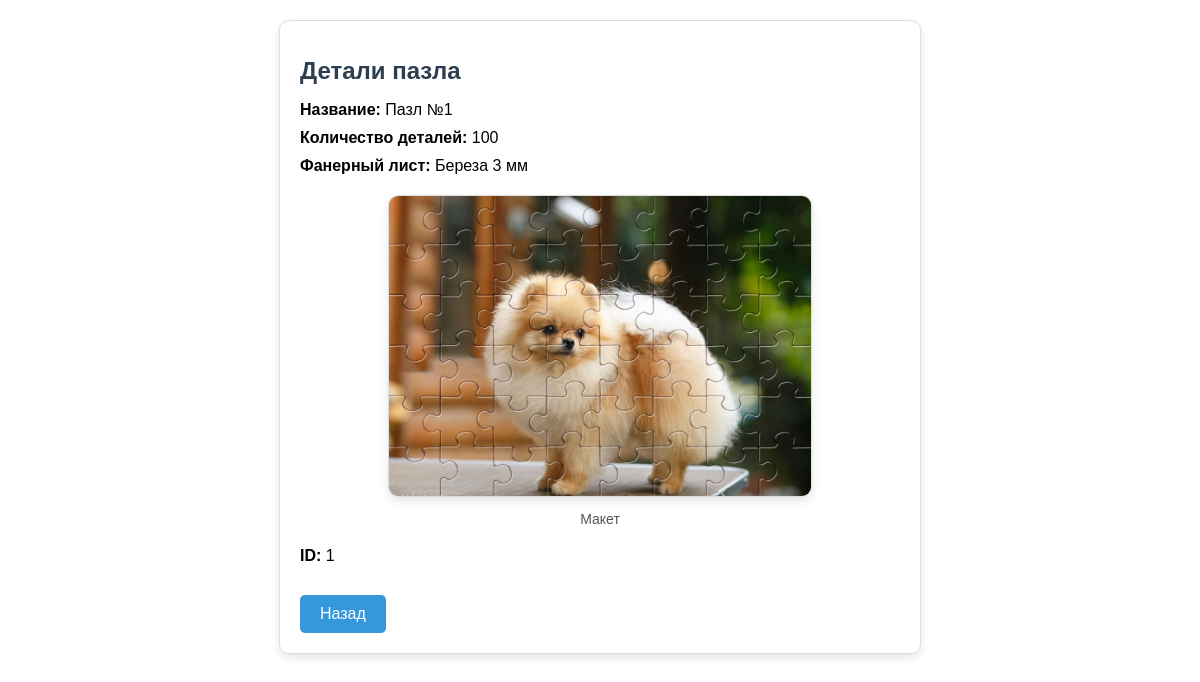
The app's page /puzzle_card/1 with its own data.
### app.py (models this page shows)
class Puzzle(Base):
    __tablename__ = 'puzzles'
    id = Column(Integer, primary_key=True)
    name = Column(String, nullable=False)
    piece_count = Column(Integer, nullable=False)
    plywood_sheet_id = Column(Integer, ForeignKey('plywood_sheets.id'), nullable=False)
    image_path = Column(String, nullable=True)
    plywood_sheet = relationship("PlywoodSheet", backref="puzzles")

class PlywoodSheet(Base):
    __tablename__ = 'plywood_sheets'
    id = Column(Integer, primary_key=True)
    wood_type_id = Column(Integer, ForeignKey('wood_types.id'), nullable=False)
    thickness = Column(Float, nullable=False)
    name = Column(String, nullable=False)
    wood_type = relationship("WoodType", backref="plywood_sheets")

### app.py (the view)
@app.route('/puzzle_card/<int:puzzle_id>', methods=['GET'])
def puzzle_card(puzzle_id):
    puzzle = session.query(Puzzle).filter(Puzzle.id == puzzle_id).first()
    if not puzzle:
        return "Puzzle not found", 404
    return render_template('puzzle_card.html', puzzle=puzzle)

### templates/puzzle_card.html (shortened to what this page needs)
<!DOCTYPE html>
<html lang="en">
<head>
</head>
<body>
    <div class="card">
        <h1>Детали пазла</h1>
        <p><strong>Название:</strong> {{ puzzle.name }}</p>
        <p><strong>Количество деталей:</strong> {{ puzzle.piece_count }}</p>
        <p><strong>Фанерный лист:</strong> {{ puzzle.plywood_sheet.name }}</p>
        <div class="image-container">
        <img src="{{ url_for('static', filename=puzzle.image_path) }}" alt="Изображение пазла">
            <div class="caption">Макет</div>
        </div>
        <p><strong>ID:</strong> {{ puzzle.id }}</p>
        <a href="/puzzles_page" class="back-btn">Назад</a>
    </div>
</body>
</html>

### templates/puzzle_card.html (style rules this page uses)
body { font-family: Arial, sans-serif; margin: 20px; }
.card { border: 1px solid #ddd; border-radius: 10px; padding: 20px; max-width: 600px; margin: auto; box-shadow: 0 4px 8px rgba(0, 0, 0, 0.1); }
h1 { font-size: 24px; color: #2c3e50; }
p { margin: 10px 0; }
.image-container { text-align: center; margin: 20px 0; }
.image-container img { max-width: 100%; height: auto; max-height: 300px; border: 1px solid #ddd; border-radius: 10px; box-shadow: 0 4px 8px rgba(0, 0, 0, 0.1); }
.image-container .caption { margin-top: 10px; font-size: 14px; color: #555; }
.back-btn { display: inline-block; margin-top: 20px; text-decoration: none; color: white; background-color: #3498db; padding: 10px 20px; border-radius: 5px; text-align: center; }

### records on screen
Puzzle: name "Пазл №1", piece_count "100", image_path (picture), id "1"
PlywoodSheet: plywood_sheet.name "Береза 3 мм"
